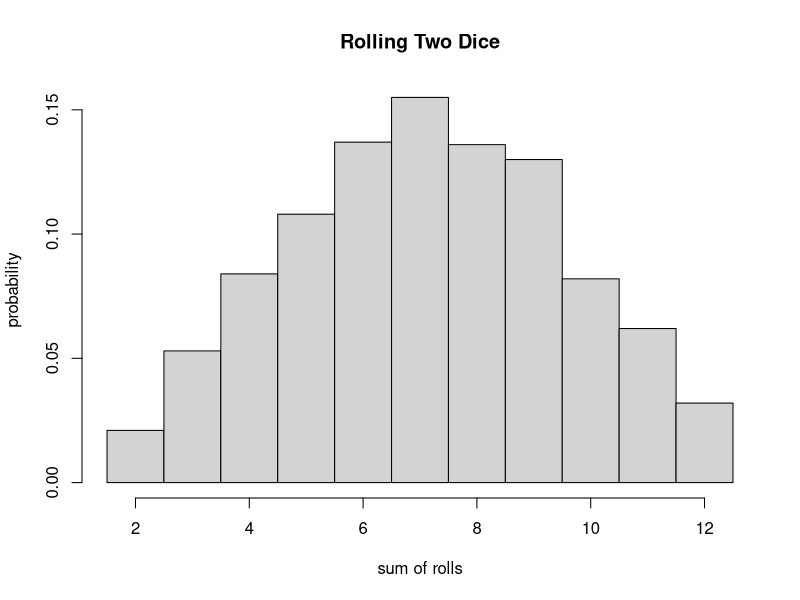
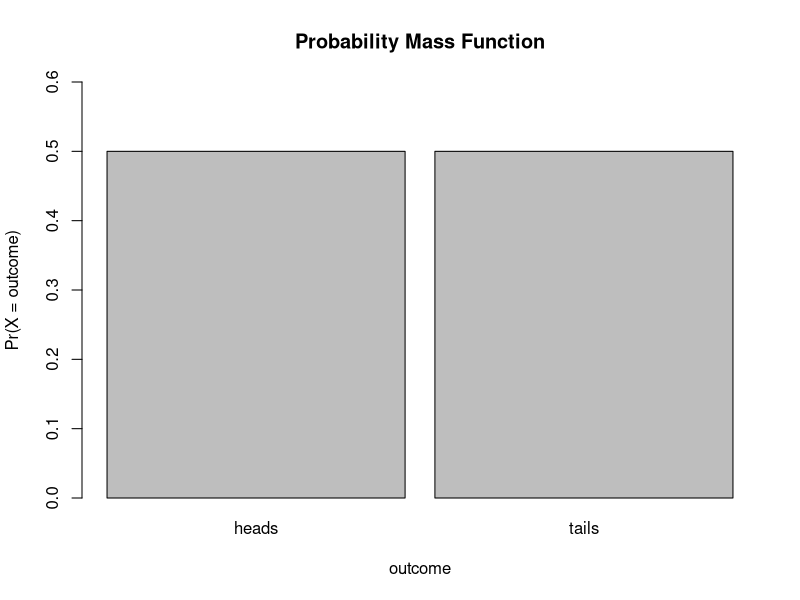
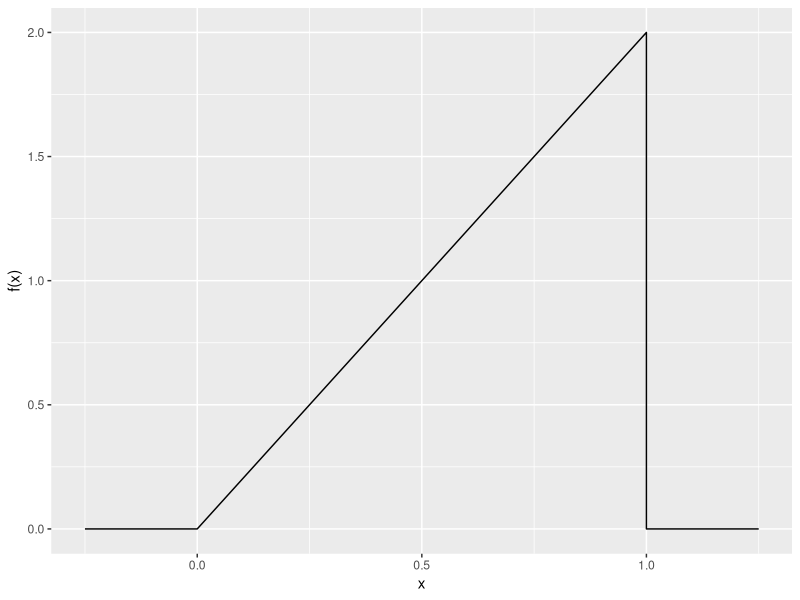
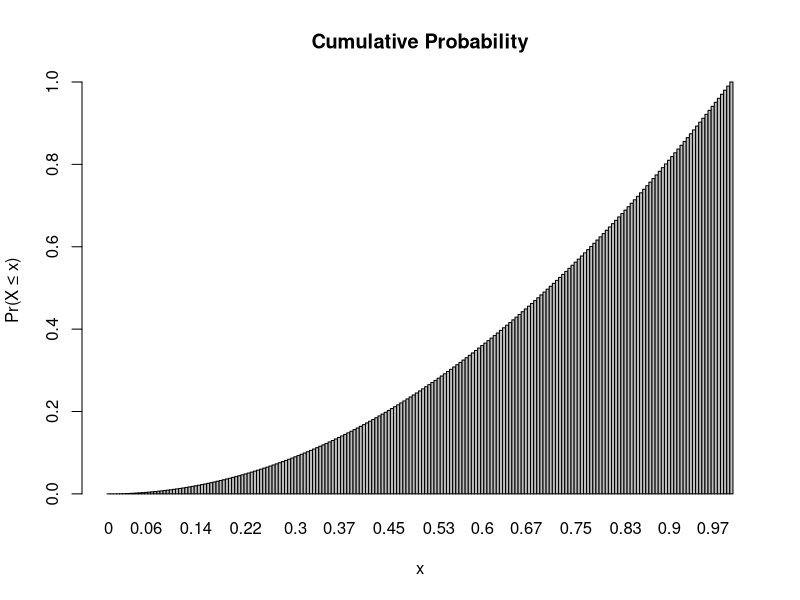
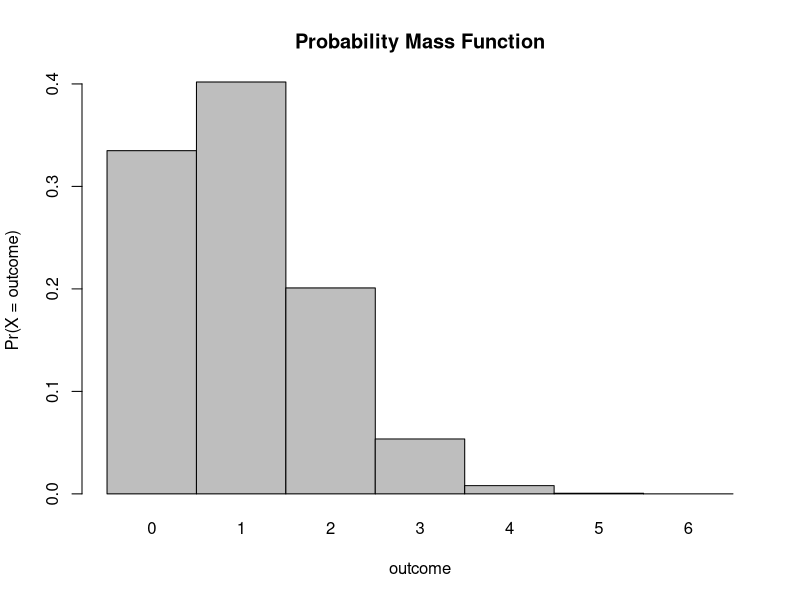
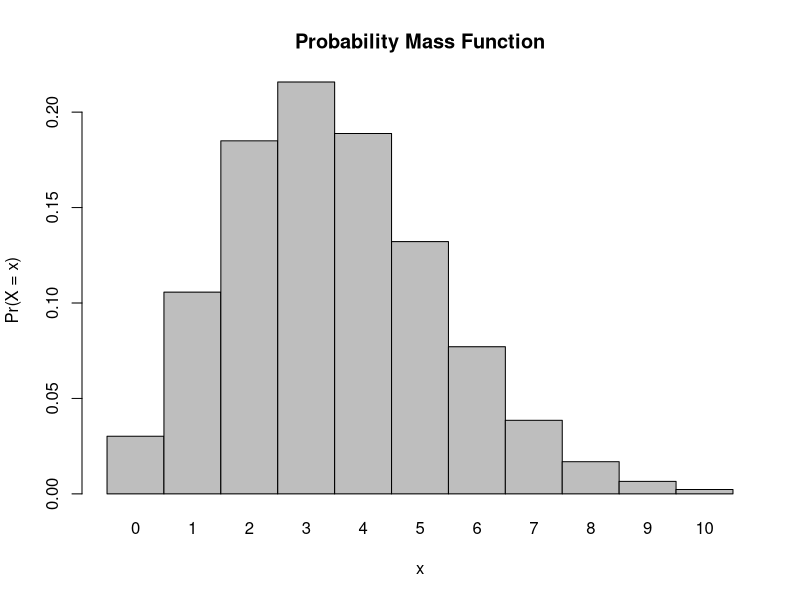
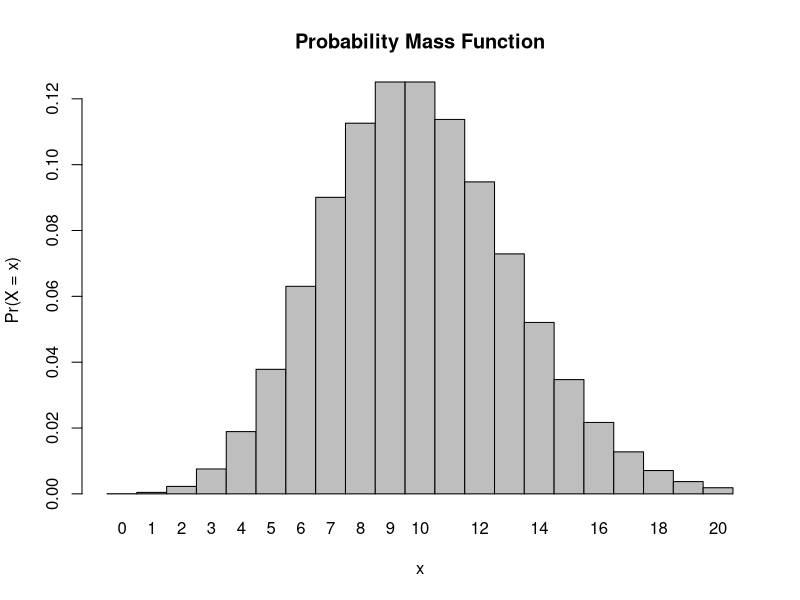
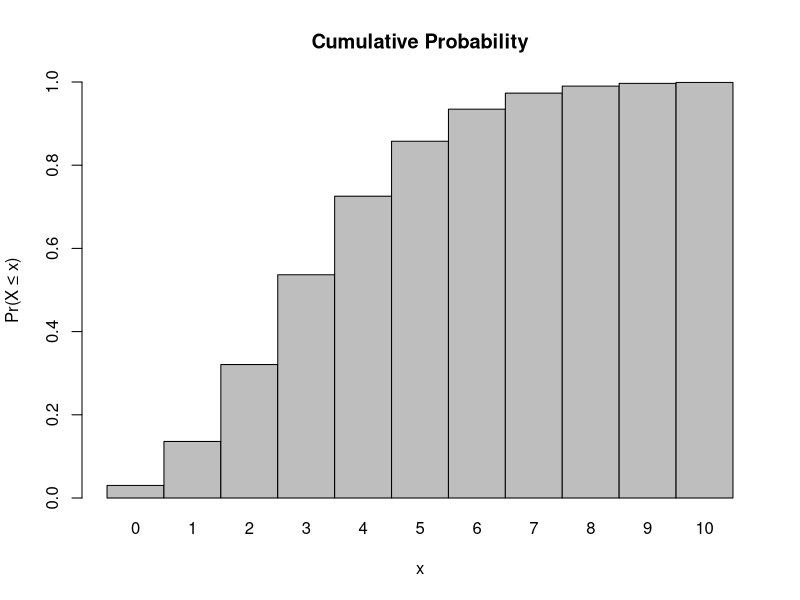

Reproduce these figures in R, in order.
## ---- chunk 1
knitr::opts_chunk$set(echo = TRUE)
## ---- chunk 2
nrolls <- 1000 #just saving the number of rolls as a variable for ease
roll <- function(x) {sample(1:6, x, replace = TRUE)} #creating a simple function that simulates rolling a 6-sided die
two_dice <- roll(nrolls) + roll(nrolls) #combining functions to simulate rolling two dice 1000 (nrolls) times and summing the outcomes each time
hist(two_dice, breaks = c(1.5:12.5), probability = TRUE, main = "Rolling Two Dice", xlab = "sum of rolls", ylab = "probability") #creating a histogram of the outcomes
## ---- chunk 3
deck <- 52
face <- 3*4
king <- 4
suit <- 13
red <- 2 * suit
## ---- chunk 4
faceprob <- face/deck
faceprob
## ---- chunk 5
kingprob <- king/deck
kingprob
## ---- chunk 6
suitprob <- suit/deck
suitprob
## ---- chunk 7
spadefaceprob <- suit/deck
spadefaceprob
## ---- chunk 8
kingfaceprob <- king/face
kingfaceprob
## ---- chunk 9
faceredprob <- (red/deck) * (face/deck)
faceredprob
## ---- chunk 10
outcomes <- c("heads", "tails") #assigns outcomes as characters
prob <- c(1/2, 1/2) #assigns probability of each outcome
barplot(prob, ylim = c(0, 0.6), names.arg = outcomes, space = 0.1, xlab = "outcome", ylab = "Pr(X = outcome)", main = "Probability Mass Function") #makea plot of an example of what probability mass functions produce
## ---- chunk 11
library(ggplot2)
a <- 2
b <- 1
K <- 2
x <- seq(from = 0, to = 1, by = 0.025)
fx <- K * x^(a - 1) * (1 - x)^(b - 1)
lower_x <- seq(from = -0.25, to = 0, by = 0.025)  # add some values of x less than zero
upper_x <- seq(from = 1, to = 1.25, by = 0.025)  # add some values of x greater than one
lower_fx <- rep(0, 11)  # add fx=0 values to x<0
upper_fx <- rep(0, 11)  # add fx=0 values to x>1
x <- c(lower_x, x, upper_x)  # paste xs together
fx <- c(lower_fx, fx, upper_fx)  # paste fxs together
d <- as.data.frame(cbind(x, fx))
p <- ggplot(data = d, aes(x = x, y = fx)) + xlab("x") + ylab("f(x)") + geom_line()
p
## ---- chunk 12
x <- seq(from = 0, to = 1, by = 0.005)
prob <- 0.5 * x * K * x^(a - 1) * (1 - x)^(b - 1)
barplot(prob, names.arg = x, space = 0, main = "Cumulative Probability", xlab = "x",
    ylab = "Pr(X ≤ x)")
## ---- chunk 13
pbeta(0.75, 2, 1)  # cumulative probability for x ≤ 0.75

pbeta(0.5, 2, 1)  # cumulative probability for x ≤ 0.50
## ---- chunk 14
m <- sum(seq(1:6) * 1/6) #this is the basic algebraic mean of the integers 1 through 6 which should represent any (large) number of dice rolls
m
## ---- chunk 15
var <- sum((seq(1:6) - mean(seq(1:6)))^2 * (1/6)) #this is the basic variance calculation if the data were just the integers 1 through 6
var
## ---- chunk 16
PrSpade <- (suit/deck)^1 * ((deck-suit)/deck)^0
PrSpade
## ---- chunk 17
VarSpade <- (suit/deck) * (1 - (suit/deck))
VarSpade
## ---- chunk 18
n <- 6  # number of trials
k <- 6  # number of successes
p <- 1/6 #probability of each success
prob <- (factorial(n)/(factorial(k) * factorial(n - k))) * (p^k) * (1 - p)^(n - k)
prob
## ---- chunk 19
k <- 3  # number of successes; n and p same as last time
prob <- (factorial(n)/(factorial(k) * factorial(n - k))) * (p^k) * (1 - p)^(n - k)
prob
## ---- chunk 20
dbinom(x = k, size = n, prob = p) #there is a binomial distribution function built into R
## ---- chunk 21
dbinom(x = 6, size = 6, prob = 1/6) #x = the number of successes
## ---- chunk 22
probset <- dbinom(x = 0:6, size = 6, prob = 1/6)  # x is number of successes, size is number of trials
barplot(probset, names.arg = 0:6, space = 0, xlab = "outcome", ylab = "Pr(X = outcome)",
    main = "Probability Mass Function")
## ---- chunk 23
x <- 0:10
l = 3.5
probset <- dpois(x = x, lambda = l)
barplot(probset, names.arg = x, space = 0, xlab = "x", ylab = "Pr(X = x)", main = "Probability Mass Function")
## ---- chunk 24
x <- 0:20
l = 10
probset <- dpois(x = x, lambda = l)
barplot(probset, names.arg = x, space = 0, xlab = "x", ylab = "Pr(X = x)", main = "Probability Mass Function")
## ---- chunk 25
x <- 0:10
l <- 3.5
barplot(ppois(q = x, lambda = l), ylim = 0:1, space = 0, names.arg = x, xlab = "x",
    ylab = "Pr(X ≤ x)", main = "Cumulative Probability")
